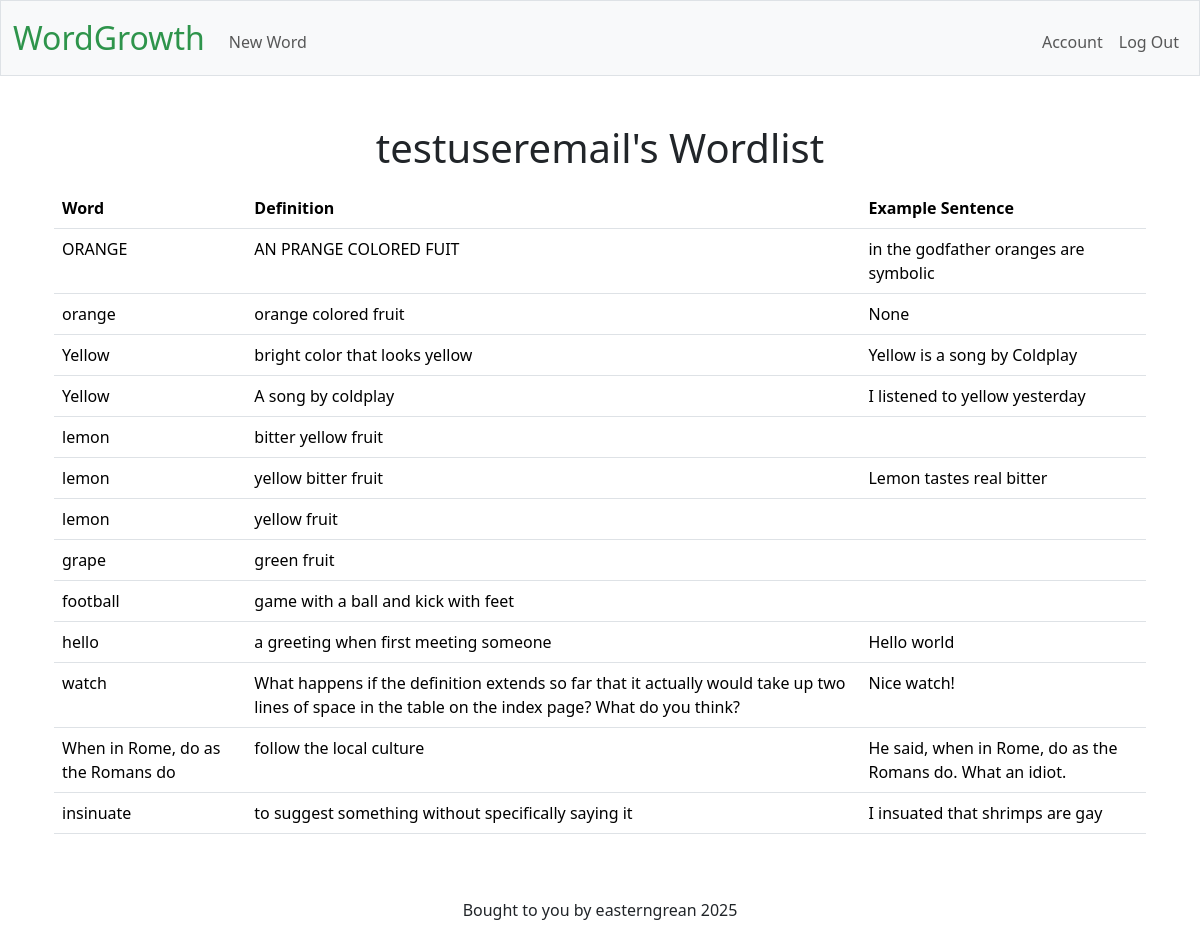
Page / (signed in) on the earlier database version.
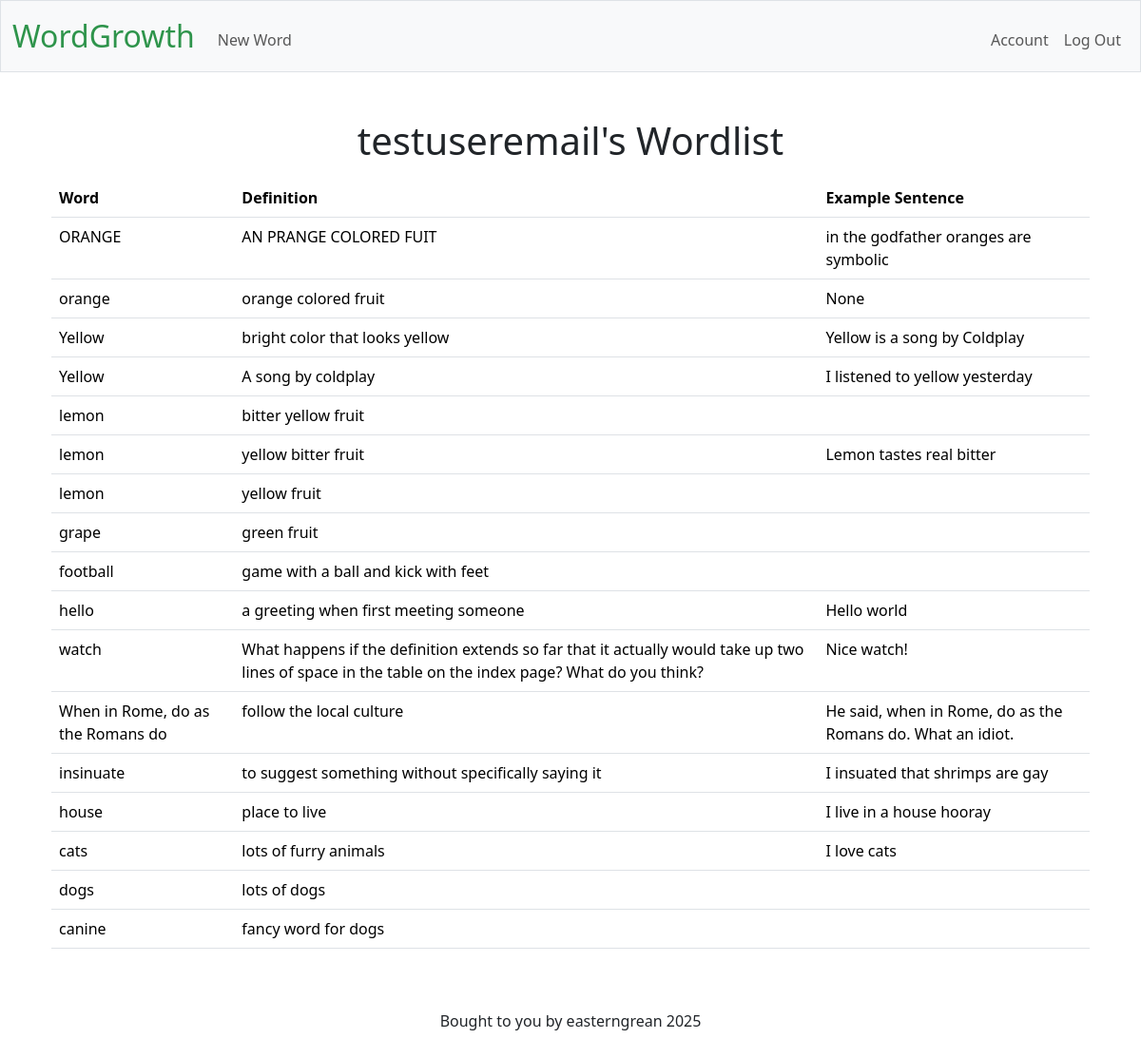
Same page on the later database version.
### tables this page shows
CREATE TABLE users (id INTEGER PRIMARY KEY AUTOINCREMENT, username VARCHAR(22) NOT NULL UNIQUE, email TEXT UNIQUE, password_hash VARCHAR(20) NOT NULL);

CREATE TABLE "vocabulary" (id INTEGER PRIMARY KEY AUTOINCREMENT, user_id INTEGER, word TEXT NOT NULL, definition TEXT, notes TEXT, example_sentence TEXT, example_media TEXT, media_type TEXT, article_excerpt TEXT, FOREIGN KEY (user_id) REFERENCES users(id));

### app.py (the view)
@app.route("/")
def show_words():
    conn = get_db_connection()
    cursor = conn.cursor()
    if not session.get("user_id"):
        return redirect(url_for("login"))
    else:
        cursor.execute(
            "SELECT * FROM users WHERE id = ?", [session['user_id']]
            )
        user = cursor.fetchone()
        cursor.execute(
            "SELECT * FROM vocabulary WHERE user_id = ?", [session['user_id']]
            )
        rows = cursor.fetchall()
        return render_template("index.html", rows=rows, user=user)

### app.py (called while the page is built)
@app.teardown_appcontext
def close_db_connection(exception):
    db = g.pop('db', None)
    if db is not None:
        db.close()

### helpers.py (called while the page is built)
def get_db_connection():
    if 'db' not in g:
        g.db = sqlite3.connect(DATABASE)
        g.db.execute("PRAGMA foreign_keys = ON")  # Enables foreign key checks
        g.db.row_factory = sqlite3.Row # enables dictionaries to be returned not just tuples
    return g.db

### templates/index.html (shortened to what this page needs)
{% extends "layout.html" %}
{% block main %}
    <div class="container" mb-3><h1>{{ user["username"] }}'s Wordlist</h1></div>
    <div class="container mt-3">
        <table class="table table-hover">
            <thead>
                <tr>
                    <th class="text-start">Word</th>
                    <th class="text-start">Definition</th>
                    <th class="text-start">Example Sentence</th>
                </tr>
            </thead>
            <tbody>
                {% for row in rows %}
                <tr class="clickable-row" data-href="{{ url_for('word_view', word_id=row['id']) }}">
                    <td class="text-start">{{ row["word"] }}</td>
                    <td class="text-start">{{ row["definition"] }}</td>
                    <td class="text-start">{{ row["example_sentence"] }}</td>
                </tr>
                {% endfor %}
            </tbody>
        </table>
    </div>
{% endblock %}

### templates/layout.html (shortened to what this page needs)
<!DOCTYPE html>
<html lang="en">
    <head>
        <link rel="stylesheet" href="/static/styles.css">
        <link href="https://cdn.jsdelivr.net/npm/bootstrap@5.3.3/dist/css/bootstrap.min.css" rel="stylesheet"
>
    </head>
    <body>
        <nav class="bg-light border navbar navbar-expand-md navbar-light">
            <div class="container-fluid">
                <a class="navbar-brand" href="/"><span class="green">WordGrowth</span></a>
                <div class="collapse navbar-collapse" id="navbar">
                    {% if session["user_id"] %}
                        <ul class="navbar-nav me-auto mt-2">
                            <li class="nav-item"><a class="nav-link" href="/new_word">New Word</a></li>
                        </ul>
                        <ul class="navbar-nav ms-auto mt-2">
                            <li class="nav-item"><a class="nav-link" href="/account">Account</a></li>
                            <li class="nav-item"><a class="nav-link" href="/logout">Log Out</a></li>
                        </ul>
                    {% else %}
                        <ul class="navbar-nav ms-auto mt-2">
                            <li class="nav-item"><a class="nav-link" href="/register">Register</a></li>
                            <li class="nav-item"><a class="nav-link" href="/login">Log In</a></li>
                        </ul>
                    {% endif %}
                </div>
            </div>
        </nav>
        <main class="container py-5 text-center">
            {% block main %}{% endblock %}
        </main>
    </body>
    <footer class="mb-5">
        <p class="text-center">Bought to you by easterngrean 2025</p>
    </footer>
</html>

### static/styles.css (style rules this page uses)
nav .navbar-brand { font-size: xx-large; }
nav .navbar-brand .green { color: #2e944b; }

Differences in the rows shown:
added vocabulary: word "house", definition "place to live", example_sentence "I live in a house hooray"
added vocabulary: word "cats", definition "lots of furry animals", example_sentence "I love cats"
added vocabulary: word "dogs", definition "lots of dogs"
added vocabulary: word "canine", definition "fancy word for dogs"
